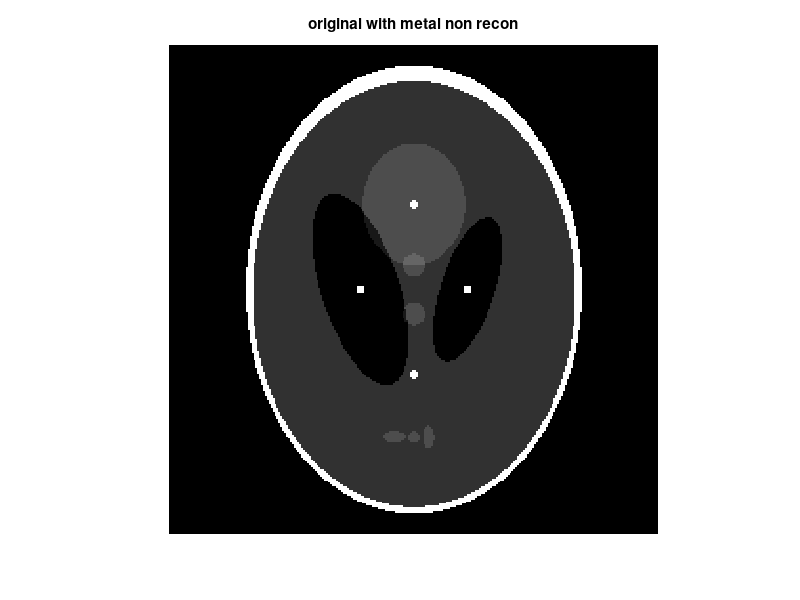
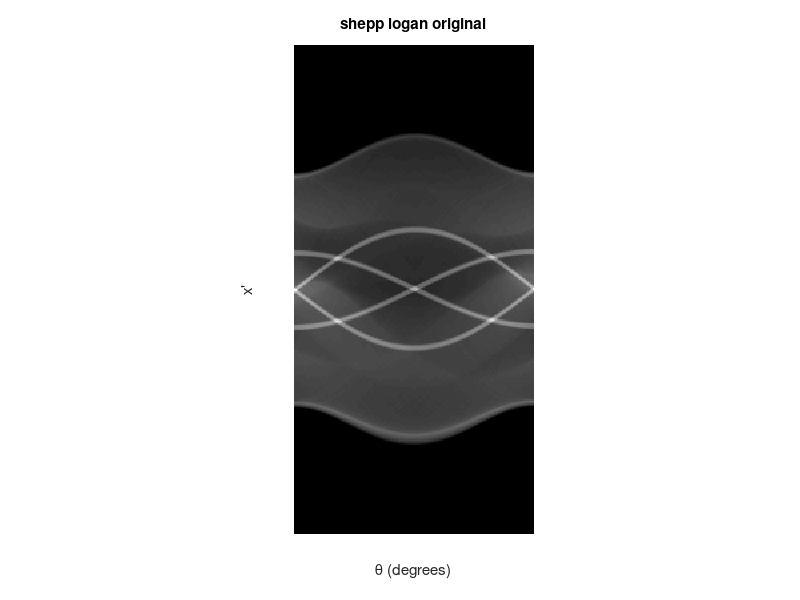
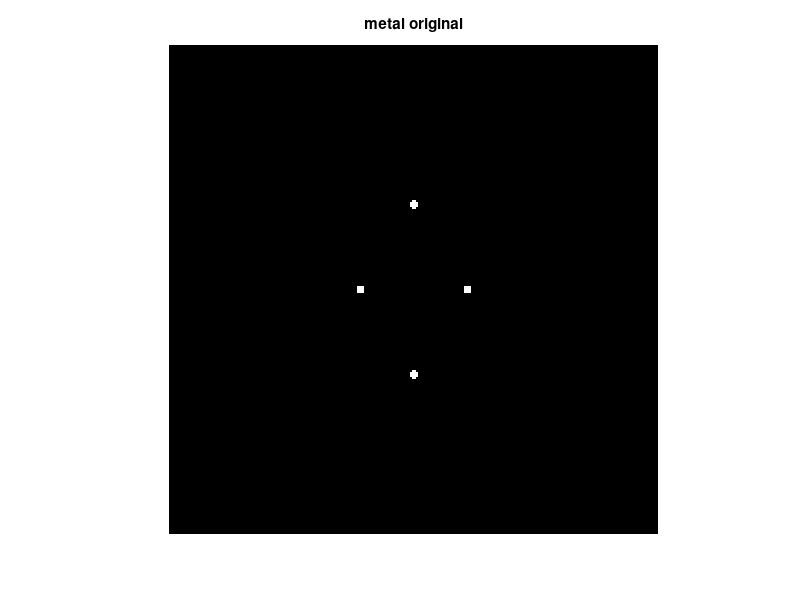
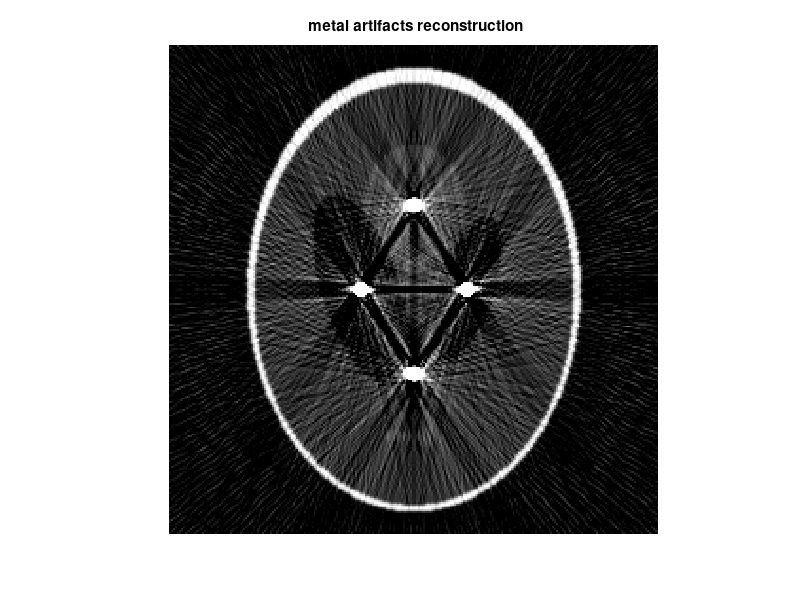

Recreate these plots in MATLAB, in order.

%% Created metal artifact of Computed Tomography   %%
% This simulation is parallel beam CT.
% For metal artifacts reduction
% Titipong kaewlek M.Sc.(Radiological Sciences)
% Department of Radiological Technology                  
% Faculty of Allied Health Sciences 
% Phitsanulok 65000, Thailand ,e-mail:titipongk@nu.ac.th  
close all
clear all
clc
e= [1   .920  .690   	0     	0        90
    -.8 	.874 	.6624   	0      -.0184     90
    -.2 	.310 	.1100     .22    	  0       72
    -.2 	.410 	.1600    -.22    	  0      108 
    .1  	.250 	.2100   	0     	.35       90 
    .1  	.0460 	.046   	    0     	.1         0 
    .1  	.0460 	.046  	    0      -.1         0 
    .1  	.0460 	.023     -.08      -.605       0 
    .1  	.0230 	.023    	0      -.605       0 
    .1  	.046  	.023   	  .06      -.605      90 
 
 %{ %} 
    % for small circle
    10  	.018 	.018   	0     	.35         0 % metal inside write region
    10      .018 	.018    -.22    0         90 % metal inside back region
    10      .018 	.018     .22    0         90 % metal inside back region
    10  	.018  	.018     0     -.35          0]; % metal on bottom 
 
    
%{
 % for big circle
    10  	.05 	.05   	0     	.35         0 % metal inside write region
    10      .05 	.05    -.22    0         90 % metal inside back region
    10      .05 	.05     .22    0         90 % metal inside back region
    10  	.05  	.05     0     -.35          0]; % metal on bottom 
%}
%{
 % for small oval
    10  	.056 	.023   	0     	.35         180 % metal inside write region
    10      .056 	.023    -.22    0         90 % metal inside back region
    10      .056 	.023     .22    0         90 % metal inside back region
    10  	.056  	.023     0     -.45          180]; % metal on bottom 
%}
%{
 % for big oval
    10  	.076 	.023   	0     	.35         180 % metal inside write region
    10      .076 	.023    -.22    0         90 % metal inside back region
    10      .076 	.023     .22    0         90 % metal inside back region
    10  	.076  	.023     0     -.45          180]; % metal on bottom 
  %}  
%{
 % for big oval
 
    10      .076 	.026    -.22    0         90 % metal inside back region
    10  	.076  	.026     0     -.75          180]; % metal on bottom 
 %}
    
theta1 =0:1:179;
Pori = phantom(e,256);
figure,imshow(Pori),title('original with metal non recon');%('original with metal non recon')
%theta1 =0:1:359;%(180 projection) if used different in 2 degree ; 0:2:178(90 projection)
[R,xp]=radon(Pori,theta1);
figure,imshow(R,[],'Xdata',theta1,'Ydata',xp,...
            'InitialMagnification','fit')
xlabel('\theta (degrees)')
ylabel('x''')
colormap(gray),title('shepp logan original')
XD=double(Pori);
[mm nn]=size(XD);
I55=[];
I66=[];
% thresholding for segmentation metal
for ii=1:mm
for jj=1:nn
    if XD(ii,jj)>1.3 
        I55(ii,jj)=1;
    else
        I55(ii,jj)=0;
    end
    if XD(ii,jj)<1.3  
        I66(ii,jj)=1;
    else
        I66(ii,jj)=0;
    end
end
end
I5=I55.*XD;
I6=I66.*XD;
[R2,xp2]=radon(I5,theta1);
[R3,xp3]=radon(I6,theta1);
figure,imshow(I5),title('metal original');
[mm nn]=size(R2);
Rn=R2;
for iii=1:mm
for jjj=1:nn
    
    if R2(iii,jjj)>0
        Rn(iii,jjj)=1;
    else    
        Rn(iii,jjj)=0;
    end
end
end
[uu vv]=size(R2);
Rnew=R2;
for ii=1:uu
for jj=1:vv
    if R2(ii,jj)>0
        Rnew(ii,jj)=0;
    else
        Rnew(ii,jj)=1;
    end
end
end
Rm=max(max(R));
sinoPre=R(1:uu,1:vv);    
sinoNew = sinoPre;
R2n=[];
%{%}
%normalized data  on projection
for kk = 1:vv
    y1 = find(Rnew(:,kk)==0);
    n_y = length(y1);
    if n_y >1
        yy1 = 1:uu;
        R2n(y1,kk)=(50/100)*Rm;
        sinoNew(y1,kk) =R2n(y1,kk);
    
      
    end;
end;
%Image genarate artifacts
PNew= iradon(sinoNew, theta1,'linear','shepp-logan',0.9);
figure,imshow(PNew),title(' metal artifacts reconstruction');
%Copyright (c) 2012, Titipong Kaewlek
%All rights reserved.
